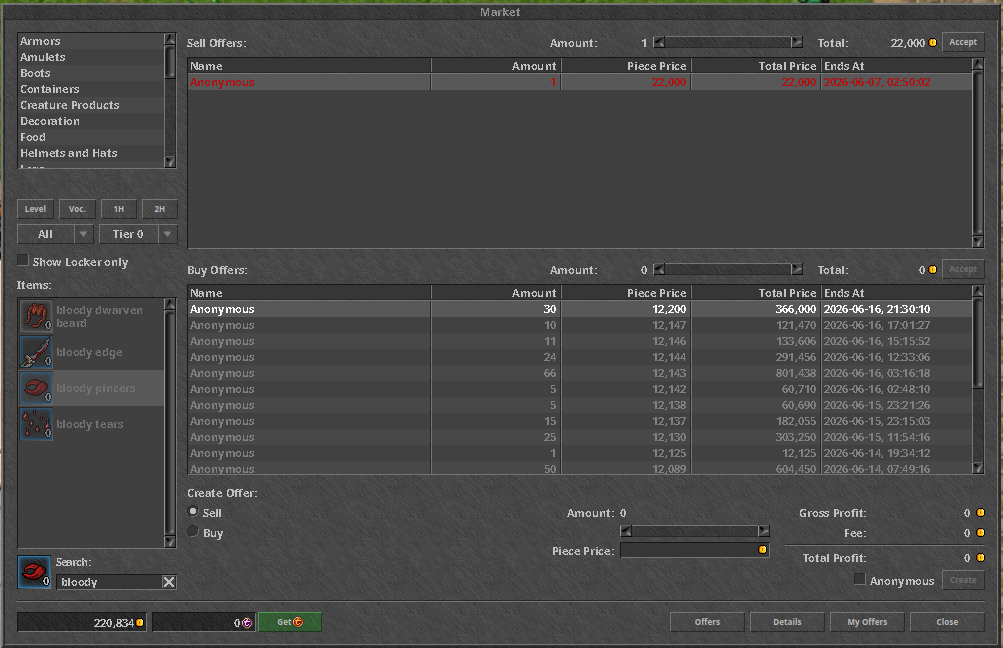
#> input picture image.png, 1003 x 648 px
$ python scanner.py
#> lines starting #> are read from the running program, lines starting #| are printed output that depends on the picture; after the words box and inside, x2 and y2 are one past the last pixel; in counts of white or black regions, pixels touching at a corner belong together
import cv2
import pytesseract
import sys
import os
import re
import numpy as np

# Modo Debug (coloque True se quiser ver as imagens processadas na sua pasta)
DEBUG_MODE = False

def preprocess_image_for_tibia(image_source):
#> called with image_source = 'image.png'
    if isinstance(image_source, str):
        img = cv2.imread(image_source)
#> img is the input picture: shape (648, 1003, 3); mean B, G, R 70.6, 71.2, 71.2
        if img is None:
            raise FileNotFoundError(f"Imagem '{image_source}' não encontrada.")
    else:
        img = image_source

    h, w = img.shape[:2]
#> h = 648; w = 1003

    # Smart Crop: Se a imagem for muito larga (tela inteira), recorta só o miolo.
    if w >= 1600:
        img = img[int(h*0.20):int(h*0.80), int(w*0.24):int(w*0.76)]

    # O Segredo do Texto Colorido (Vermelho/Verde):
    gray = np.max(img, axis=2).astype(np.uint8)

    # Para fontes pixeladas sem anti-aliasing (como o Tibia)
    gray = cv2.resize(gray, None, fx=2, fy=2, interpolation=cv2.INTER_LINEAR)
#> gray: shape (1296, 2006)

    # Threshold de Otsu
    _, thresh = cv2.threshold(gray, 0, 255, cv2.THRESH_BINARY_INV + cv2.THRESH_OTSU)
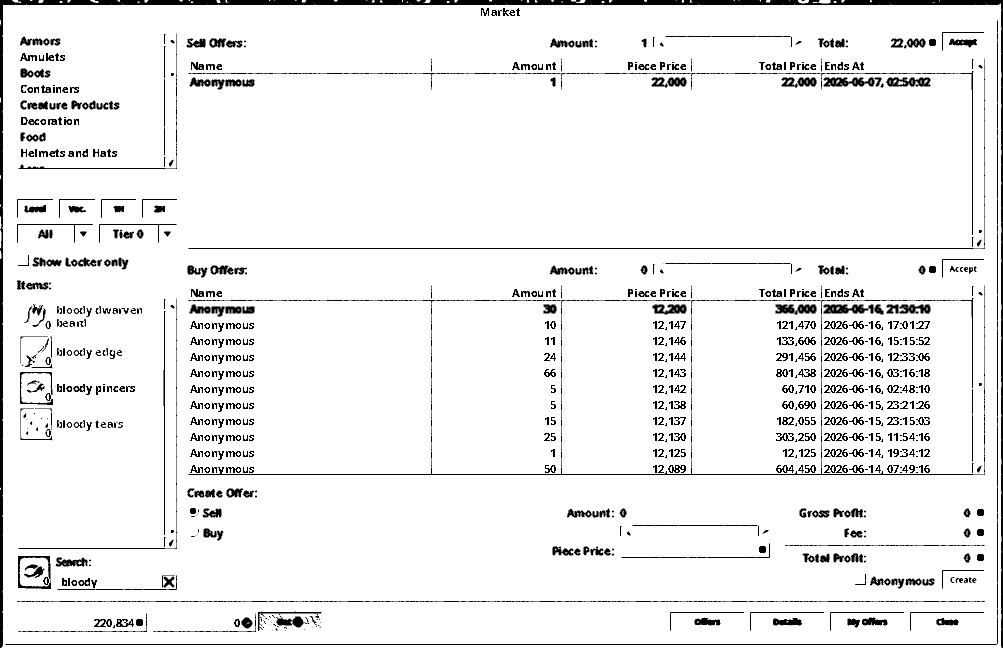
#> thresh: shape (1296, 2006) (shown at 1/2 size); 93.6% white; 856 black regions (151 under 20 px), largest, box (x1, y1, x2, y2) and area: (0, 0, 2006, 1296) 31014, (377, 571, 1970, 950) 8674, (11, 41, 1996, 1290) 6398

    if DEBUG_MODE:
        if isinstance(image_source, str):
            cv2.imwrite(f"debug_processed_{os.path.basename(image_source)}", thresh)
        else:
            cv2.imwrite("debug_processed_auto.png", thresh)

    return thresh

def extract_text(image_source):
    # Agora retorna os dados espaciais (coordenadas) em vez de apenas uma string plana
    processed_img = preprocess_image_for_tibia(image_source)
    # PSM 6 (Assume a single uniform block of text) força o Tesseract a ler a tela
    # como uma "planilha" tabular, parando de quebrar números no meio da vírgula!
    custom_config = r'--oem 3 --psm 6'
    data = pytesseract.image_to_data(processed_img, config=custom_config, output_type=pytesseract.Output.DICT)
    return data, processed_img.shape

# [82 lines left out: functions parse_market_prices, detect_item_name, not called in this run]

if __name__ == "__main__":
    img_path = "image.png" if len(sys.argv) == 1 else sys.argv[1]

    if not os.path.exists(img_path):
        print(f"❌ Imagem não encontrada: {img_path}")
        sys.exit(1)

    print(f"Lendo a imagem: {img_path}...")
    try:
        texto = extract_text(img_path)
        instant, order = parse_market_prices(texto)

        print("\n=== Resultado da Leitura Automática ===")
        print(f"💰 Compra Instantânea (Sell Offer): {instant:,} gp")
        print(f"📉 Pedido de Compra (Buy Offer):   {order:,} gp")
        print("=======================================\n")

    except Exception as e:
        print(f"Erro: {e}")

$ run again, with market.png copied over image.png
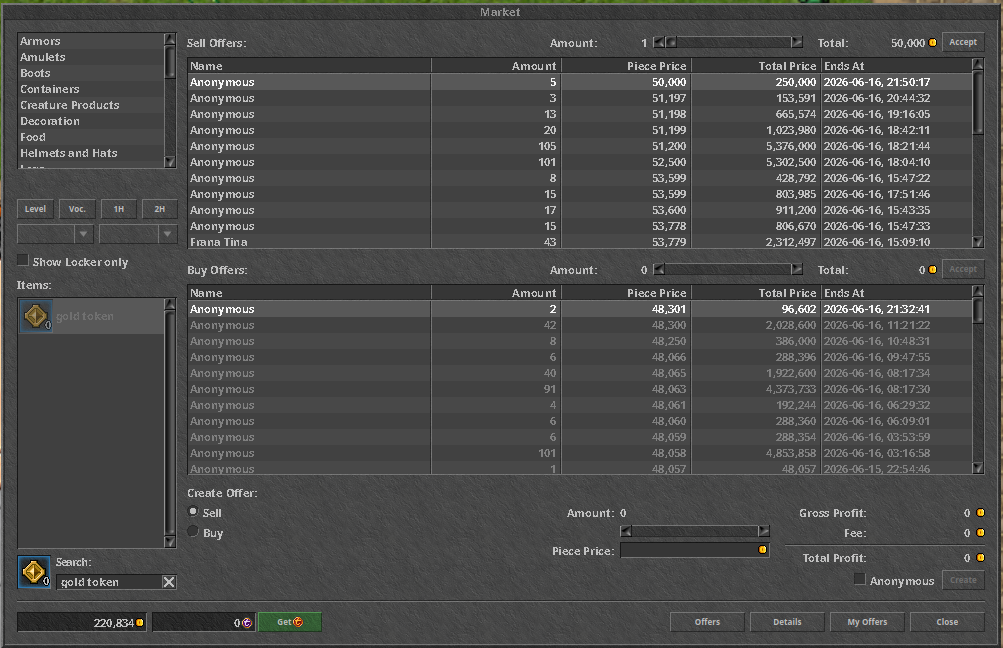
#> input picture market.png, 1003 x 648 px
#> in preprocess_image_for_tibia, img is the input picture: shape (648, 1003, 3); mean B, G, R 73.4, 74, 73.8
#> in preprocess_image_for_tibia, `_, thresh = cv2.threshold(gray, 0, 255, cv2.THRESH_BINARY_INV + cv2.TH..`:
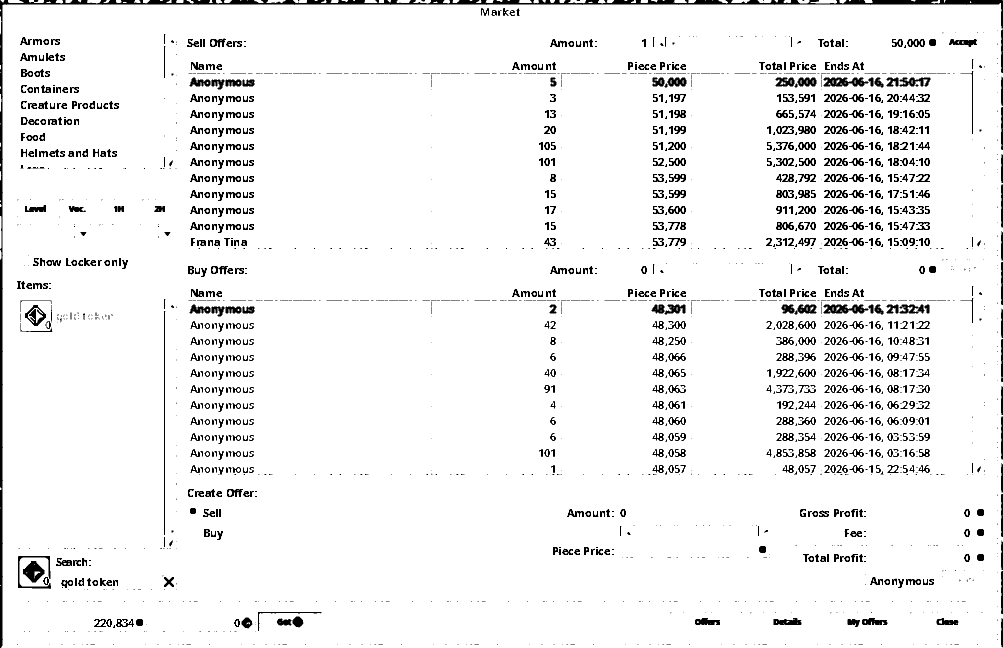
#> thresh: shape (1296, 2006) (shown at 1/2 size); 94.3% white; 2084 black regions (1110 under 20 px), largest, box (x1, y1, x2, y2) and area: (0, 0, 2006, 1296) 19049, (1647, 155, 1737, 173) 1084, (1647, 609, 1737, 627) 1084
